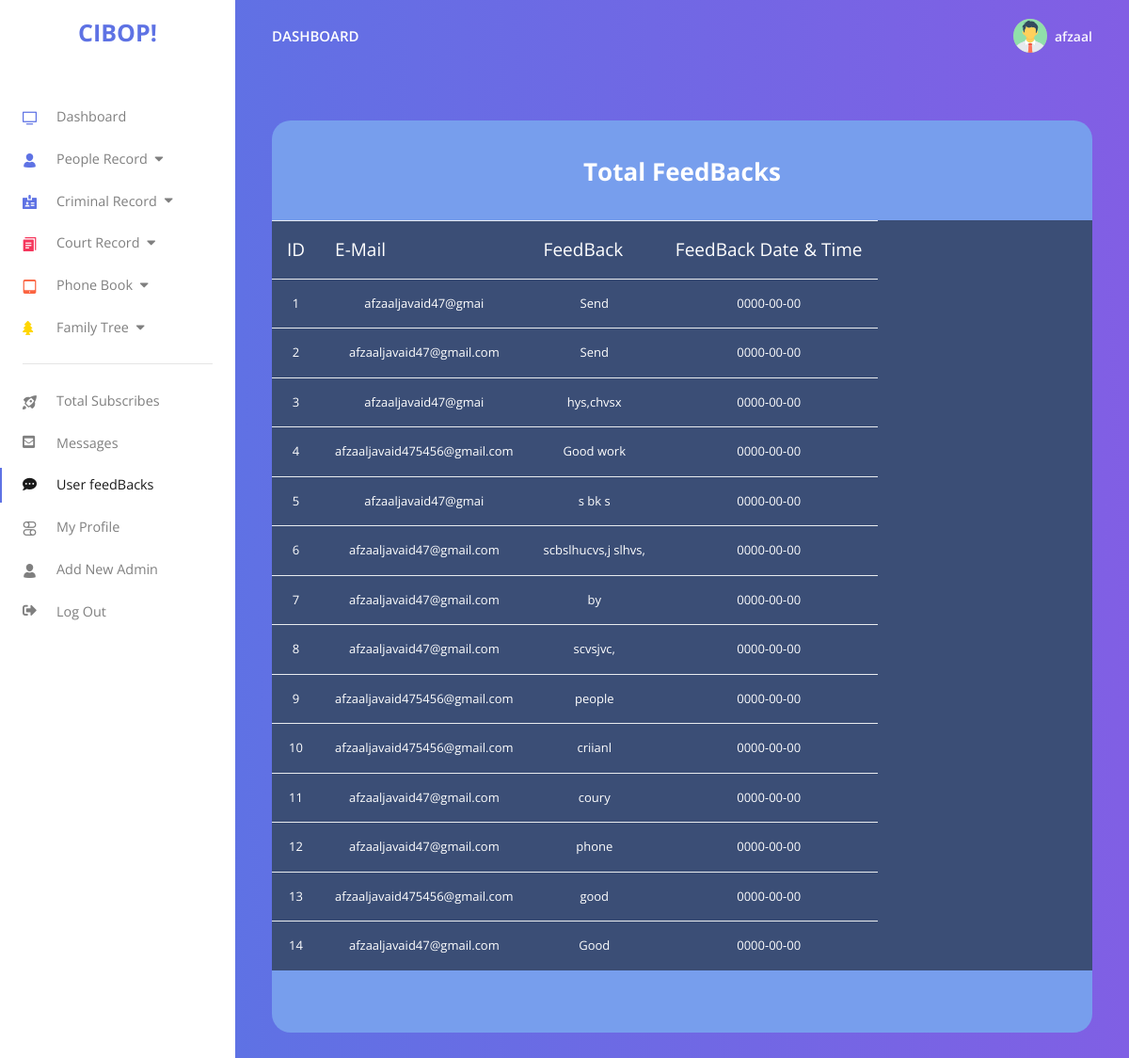
/admin/user_feedbacks.php (signed in), run on the app's committed database.
### tables this page shows
CREATE TABLE `feedback` (
  `id` int(11) NOT NULL,
  `email` varchar(255) NOT NULL,
  `feedback` varchar(255) NOT NULL,
  `feedback_date` date NOT NULL
);

### admin/user_feedbacks.php (the view, shortened to what this page needs)
<?php
if(!isset($_COOKIE['login']))
{
    header("location:login.php");
}
else
{
$un_id=$_COOKIE["un"];
include("dbcon.php");
$sql="SELECT * FROM `admins` WHERE `id`='$un_id'";
$run=mysqli_query($con,$sql);
$data=mysqli_fetch_array($run);
}
?>
<!DOCTYPE html>
<html lang="en">
<head>
  <link href="./assets/js/plugins/nucleo/css/nucleo.css" rel="stylesheet" />
  <link href="./assets/js/plugins/@fortawesome/fontawesome-free/css/all.min.css" rel="stylesheet" />
  <link href="./assets/css/argon-dashboard.css?v=1.1.1" rel="stylesheet" />
</head>
<body class="">
  <nav class="navbar navbar-vertical fixed-left navbar-expand-md navbar-light bg-white" id="sidenav-main">
    <div class="container-fluid">
      <a class="navbar-brand pt-0" href="./dashboard.php">
      <span class="text-blue" style="font-weight:bold;font-size: 25px;">CIBOP!</span>
      </a>
      <div class="collapse navbar-collapse" id="sidenav-collapse-main">
        <ul class="navbar-nav">
          <li class="nav-item">
            <a class="nav-link" href="dashboard.php">
              <i class="ni ni-tv-2 text-primary"></i> Dashboard
            </a>
          </li>
          <li class="nav-item dropdown">
            <a class="nav-link" href="" data-toggle="dropdown">
              <i class="ni ni-single-02 text-blue"></i>People Record&nbsp;&nbsp;<i class="fas fa-caret-down"></i>
            </a>
          </li>
          <li class="nav-item dropdown">
            <a class="nav-link" href="add_people_record.php" data-toggle="dropdown">
              <i class="ni ni-badge text-blue"></i>Criminal Record&nbsp;&nbsp;<i class="fas fa-caret-down"></i>
            </a>
          </li>
          <li class="nav-item dropdown">
            <a class="nav-link" href="add_people_record.php" data-toggle="dropdown">
              <i class="ni ni-single-copy-04 text-red"></i>Court Record&nbsp;&nbsp;<i class="fas fa-caret-down"></i>
            </a>
          </li>
          <li class="nav-item dropdown">
            <a class="nav-link" href="add_people_record.php" data-toggle="dropdown">
              <i class="ni ni-tablet-button text-orange"></i>Phone Book&nbsp;&nbsp;<i class="fas fa-caret-down"></i>
            </a>
          </li>
          <li class="nav-item dropdown">
            <a class="nav-link" href="add_people_record.php" data-toggle="dropdown">
              <i><i class="fas fa-tree text-yellow"></i></i>Family Tree&nbsp;&nbsp;<i class="fas fa-caret-down"></i>
            </a>
          </li>
          </ul>
        <hr class="my-3">
        <ul class="navbar-nav mb-md-3">
          <li class="nav-item">
            <a class="nav-link" href="total_subscribers.php">
              <i class="ni ni-spaceship"></i>Total Subscribes
            </a>
          </li>
          <li class="nav-item">
            <a class="nav-link" href="messages.php">
              <i class="fas fa-envelope-square"></i> Messages
            </a>
          </li>
          <li class="nav-item active">
            <a class="nav-link active" href="user_feedbacks.php">
              <i class="fas fa-comment-dots"></i> User feedBacks
            </a>
          </li>
          <li class="nav-item">
            <a class="nav-link" href="my_profile.php">
              <i class="ni ni-ui-04"></i> My Profile
            </a>
          </li>
           <li class="nav-item">
            <a class="nav-link" href="add_new_admin.php">
              <i class="ni ni-single-02"></i> Add New Admin
            </a>
          </li>
           <li class="nav-item">
            <a class="nav-link" href="index.php">
              <i class="fas fa-sign-out-alt"></i>Log Out
            </a>
          </li>
        </ul>
      </div>
    </div>
  </nav>
  <div class="main-content">
    <nav class="navbar navbar-top navbar-expand-md navbar-dark" id="navbar-main">
      <div class="container-fluid">
        <a class="h4 mb-0 text-white text-uppercase d-none d-lg-inline-block" href="./dashboard.php">Dashboard</a>
       <ul class="navbar-nav align-items-center d-none d-md-flex">
          <li class="nav-item dropdown">
            <a class="nav-link pr-0" href="#" role="button" data-toggle="dropdown" aria-haspopup="true" aria-expanded="false">
              <div class="media align-items-center">
                <span class="avatar avatar-sm rounded-circle">  <img src="./assets/img/admin-avatar.png" width="45px" />
                </span>
                <div class="media-body ml-2 d-none d-lg-block">
                  <span class="mb-0 text-sm  font-weight-bold">
                    <?php echo $data['user_name'];?></span>
                </div>
              </div>
            </a>
          </li>
        </ul>
      </div>
    </nav>
    <div class="header bg-gradient-primary pb-8 pt-5 pt-md-8">
      <div class="container-fluid">
        <div class="header-body">
          <div style="background-color: #779eed;padding-top: 15px;padding-bottom: 50px;border-radius: 20px;color: white;">
            <h1 style="text-align: center;font-weight: bold;padding-top: 20px;color: white;">Total FeedBacks</h1>
            <br>
      <center style="background-color: rgba(0,0,0,0.5);">
      <table class="table table-responsive table-condensed">
        <thead>
        <tr">
          <td style="font-size: 19px;">ID</td>
          <td style="font-size: 19px;">E-Mail</td>
          <td style="font-size: 19px;">FeedBack</td>
          <td style="font-size: 19px;">FeedBack Date & Time</td>
        </thead>
        <tbody>
          <?php
                    $sql="SELECT * FROM `feedback`";
                    $run=mysqli_query($con,$sql);
                    if(mysqli_num_rows($run)>0)
                    {
                    while($data=mysqli_fetch_assoc($run))
                    {
                        ?>
                        <tr>
                            <td class="text-center"><?php echo $data['id'];?></td>
                            <td class="text-center"><?php echo $data['email'];?></td>
                            <td class="text-center"><?php echo $data['feedback'];?></td>
                            <td class="text-center"><?php echo $data['feedback_date'];?></td>
                        </tr>
                        <?php
                    }
                  }
     else
      {
        ?>
        <h2 style="color: white;text-align: center;">No Record Found</h2>
        <?php
      }
        ?>
                         </tbody>
      </table>
    </center>
        </div>
      </div>
    </div>
  </div>
</body>
</html>

### data on the page
feedback: id "1", email "afzaaljavaid47@gmai", feedback "Send", feedback_date "0000-00-00"
feedback: id "2", email "afzaaljavaid47@gmail.com", feedback "Send", feedback_date "0000-00-00"
feedback: id "3", email "afzaaljavaid47@gmai", feedback "hys,chvsx", feedback_date "0000-00-00"
feedback: id "4", email "afzaaljavaid475456@gmail.com", feedback "Good work", feedback_date "0000-00-00"
feedback: id "5", email "afzaaljavaid47@gmai", feedback "s bk s", feedback_date "0000-00-00"
feedback: id "6", email "afzaaljavaid47@gmail.com", feedback "scbslhucvs,j slhvs,", feedback_date "0000-00-00"
feedback: id "7", email "afzaaljavaid47@gmail.com", feedback "by", feedback_date "0000-00-00"
feedback: id "8", email "afzaaljavaid47@gmail.com", feedback "scvsjvc,", feedback_date "0000-00-00"
feedback: id "9", email "afzaaljavaid475456@gmail.com", feedback "people", feedback_date "0000-00-00"
feedback: id "10", email "afzaaljavaid475456@gmail.com", feedback "criianl", feedback_date "0000-00-00"
feedback: id "11", email "afzaaljavaid47@gmail.com", feedback "coury", feedback_date "0000-00-00"
feedback: id "12", email "afzaaljavaid47@gmail.com", feedback "phone", feedback_date "0000-00-00"
feedback: id "13", email "afzaaljavaid475456@gmail.com", feedback "good", feedback_date "0000-00-00"
feedback: id "14", email "afzaaljavaid47@gmail.com", feedback "Good", feedback_date "0000-00-00"

### other printed values
$data['user_name'] "afzaal"
